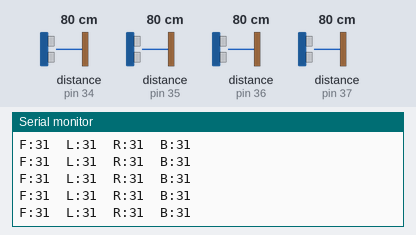
A sketch run on a simulated Arduino Mega 2560, built with avr-gcc and run on an emulated ATmega2560. On the bench: the last lines printed to the serial monitor. Wiring (inferred from the names in the program): 4 × ultrasonic range finder: trigger pin 34, echo pin 34 / trigger pin 35, echo pin 35 / trigger pin 36, echo pin 36 / trigger pin 37, echo pin 37. The inputs (shaded band) are chosen by the test bench; at power-on: distance to the obstacle (sensors on pin 34, pin 35, pin 36, pin 37) 80 cm. The echo pulse lasts 58.3 µs per cm.

Above: at 1.2 s.
1.3 s: distance to the obstacle (sensor on pin 34) set to 2 cm
At 1.57 s:
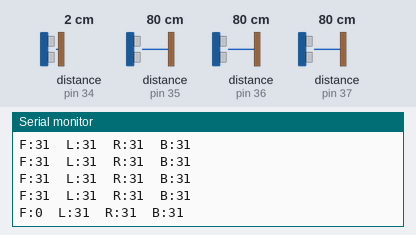
2.8 s: distance to the obstacle (sensor on pin 35) set to 2 cm
At 2.91 s:
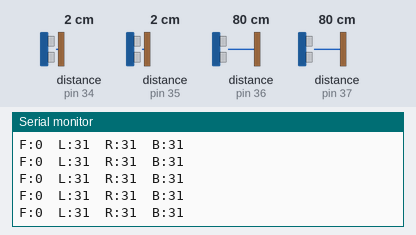
4.3 s: distance to the obstacle (sensor on pin 36) set to 2 cm
At 4.48 s:
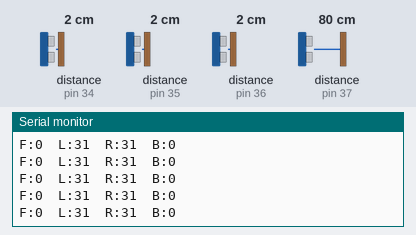
5.8 s: distance to the obstacle (sensor on pin 37) set to 2 cm
At 6.03 s:
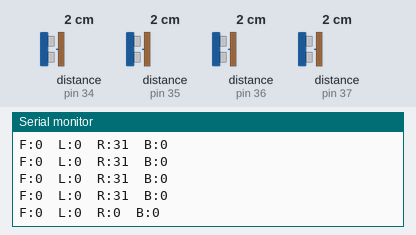
7.3 s: distance to the obstacle (sensor on pin 34) set to 4 cm
At 7.3 s:
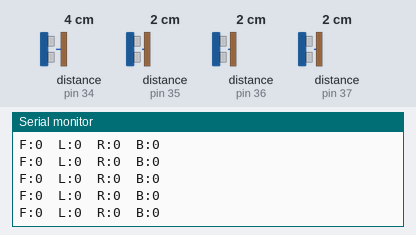
8.8 s: distance to the obstacle (sensor on pin 35) set to 4 cm
At 8.83 s:
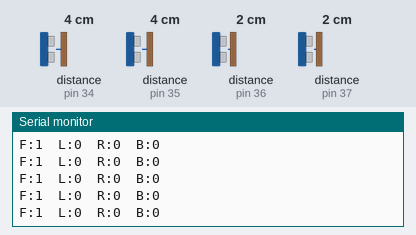
Timing chart, 0 to 11.3 s (numbered marks = the images above; inputs shaded):
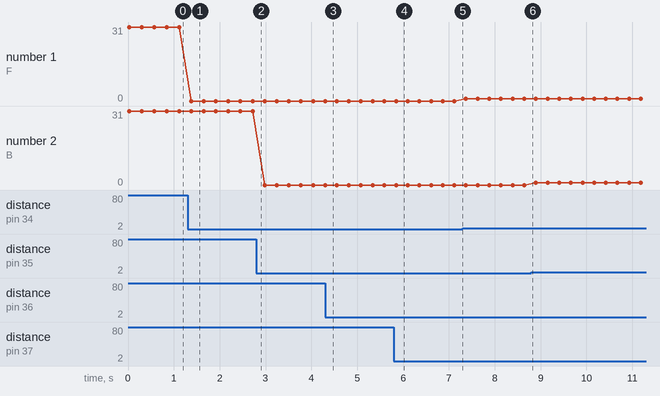

The sketch:

sensors.ino
```cpp
unsigned long echo = 0;
int frontSensor = 34;
int rightSensor = 37;
int leftSensor = 36;
int backSensor = 35;
unsigned long ultrasoundValue = 0;

void setup()
{
   Serial.begin(9600);
   pinMode(frontSensor,OUTPUT);
   pinMode(rightSensor,OUTPUT);
   pinMode(leftSensor,OUTPUT);
   pinMode(backSensor,OUTPUT);
}

unsigned long ping(int Pin){
  ultrasoundValue = 0;
  pinMode(Pin, OUTPUT); // Switch signalpin to output
  digitalWrite(Pin, LOW); // Send low pulse
  delayMicroseconds(2); // Wait for 2 microseconds
  digitalWrite(Pin, HIGH); // Send high pulse
  delayMicroseconds(5); // Wait for 5 microseconds
  digitalWrite(Pin, LOW); // Holdoff
  pinMode(Pin, INPUT); // Switch signalpin to input
  digitalWrite(Pin, HIGH); // Turn on pullup resistor
  echo = pulseIn(Pin, HIGH); //Listen for echo
  ultrasoundValue = (echo / 58.138) * .39; //convert to CM then to inches
  return ultrasoundValue;
}

void printOutput(long front, long left, long right, long back)
{
  String output = "\nF:";
  output += front;
  output += "\tL:";
  output += left;
  output += "\tR:";
  output += right;
  output += "\tB:";
  output += back;
  Serial.println(output);
}

void loop()
{
   long front = 0, left=0, right=0, back=0;
   front = ping(frontSensor);
   left = ping(leftSensor);
   right = ping(rightSensor);
   back = ping(backSensor);
   printOutput(front, left, right, back);
   delay(250); //delay 1/4 seconds.
}
```

Measured:
- after the input at 1.3 s, the serial monitor: prints a new line after 0.08 s (image 1)
- after the input at 5.8 s, the serial monitor: prints a new line after 0.05 s (image 4)
- plotted number 1: 31 → 0 after the input at 1.3 s, 0 → 1 after the input at 7.3 s
